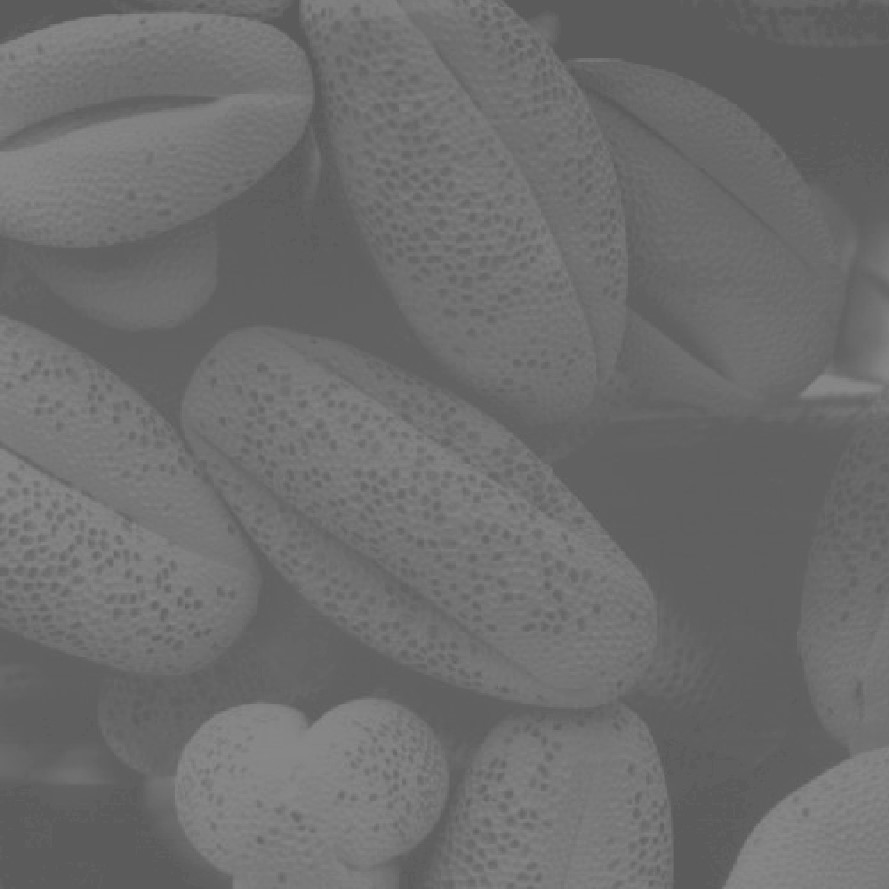
#> input picture Digital_Image_Processing/week5/img/bean.jpg, 889 x 889 px
$ python assignment1.py
#> lines starting #> are read from the running program, lines starting #| are printed output that depends on the picture
import cv2
import numpy as np
from matplotlib import pyplot as plt


img = cv2.imread('../img/bean.jpg', cv2.IMREAD_GRAYSCALE)
#> img is the input picture: shape (889, 889); min 86, max 139, mean 109.1
H, W = img.shape
#> H = 889; W = 889

array = np.zeros(256)
for i in range(H):
    for j in range(W):
        array[img[i, j]] += 1

cdf = np.zeros(256)
sum = 0
for i in range(256):
    sum += array[i]
    cdf[i] = sum
#> after the loop, cdf = 256 values from 0 to 790321; sum = 790321

plt.figure()
plt.hist(img.ravel(), 256, [0, 256])

plt.savefig('./hist1.jpg')
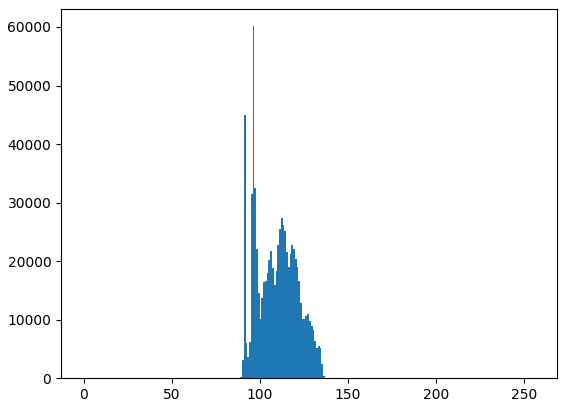
#> figure drawn by matplotlib, 1 panel; tallest bar 60133 high, from x = 96 to 97
plt.clf()


cdf_min = cdf[cdf > 0][0]
#> cdf_min = 2
cdf_max = cdf[255]
#> cdf_max = 790321
L = 256

result = np.zeros((H, W), dtype=np.uint8)

for i in range(H):
    for j in range(W):
        v = img[i, j]
        numer = cdf[v] - cdf_min
        denomi= cdf_max - cdf_min

        if denomi != 0:
            h_v = round((numer/ denomi) * (L - 1))
        else:
            h_v = v

        result[i, j] = h_v
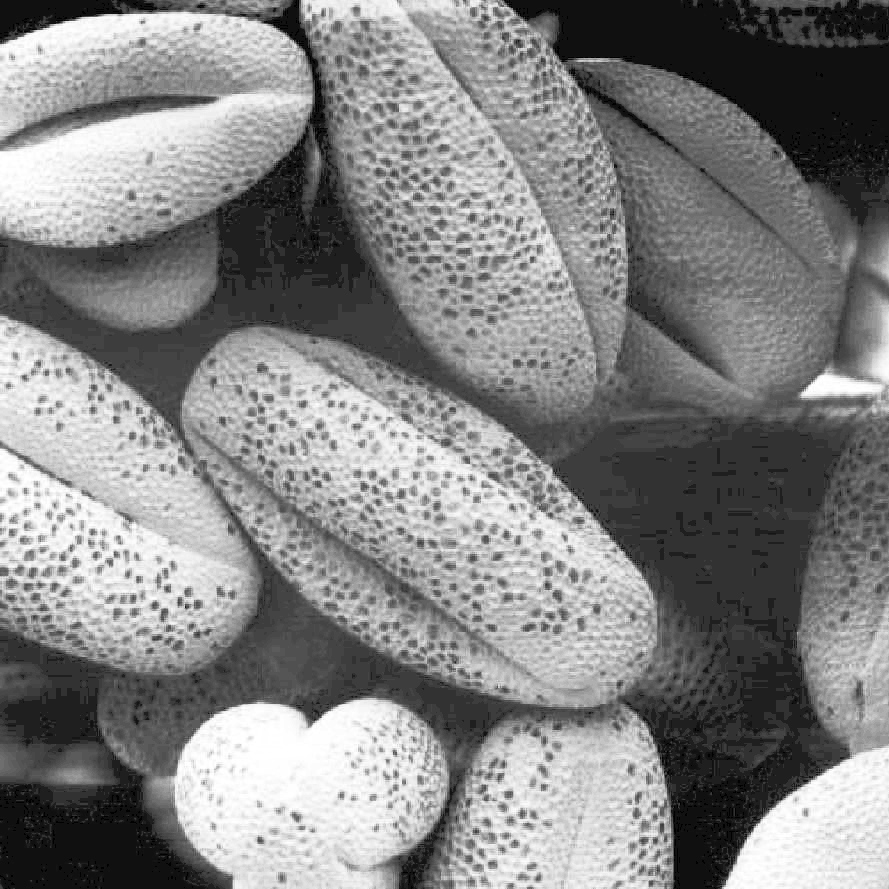
#> result: shape (889, 889); min 0, max 255, mean 131.4

plt.figure()
plt.hist(result.ravel(), 256, [0, 256])

plt.savefig('./hist2.jpg')
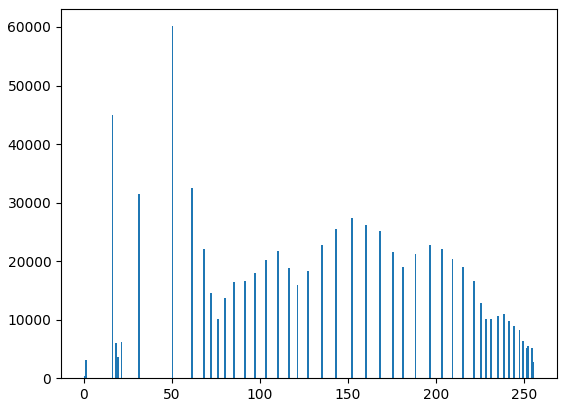
#> figure drawn by matplotlib, 1 panel; tallest bar 60133 high, from x = 50 to 51
plt.close()

cv2.imwrite('./result.jpg', result)
